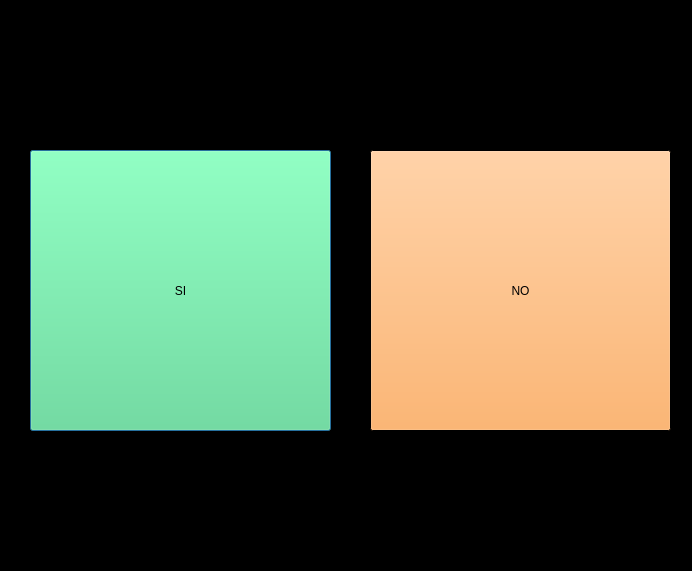
<?xml version="1.0" encoding="UTF-8"?>
<ui version="4.0">
 <class>aceptarUI</class>
 <widget class="QDialog" name="aceptarUI">
  <property name="geometry">
   <rect>
    <x>0</x>
    <y>0</y>
    <width>692</width>
    <height>571</height>
   </rect>
  </property>
  <property name="palette">
   <palette>
    <active>
     <colorrole role="Base">
      <brush brushstyle="SolidPattern">
       <color alpha="255">
        <red>255</red>
        <green>255</green>
        <blue>255</blue>
       </color>
      </brush>
     </colorrole>
     <colorrole role="Window">
      <brush brushstyle="SolidPattern">
       <color alpha="255">
        <red>0</red>
        <green>0</green>
        <blue>0</blue>
       </color>
      </brush>
     </colorrole>
    </active>
    <inactive>
     <colorrole role="Base">
      <brush brushstyle="SolidPattern">
       <color alpha="255">
        <red>255</red>
        <green>255</green>
        <blue>255</blue>
       </color>
      </brush>
     </colorrole>
     <colorrole role="Window">
      <brush brushstyle="SolidPattern">
       <color alpha="255">
        <red>0</red>
        <green>0</green>
        <blue>0</blue>
       </color>
      </brush>
     </colorrole>
    </inactive>
    <disabled>
     <colorrole role="Base">
      <brush brushstyle="SolidPattern">
       <color alpha="255">
        <red>0</red>
        <green>0</green>
        <blue>0</blue>
       </color>
      </brush>
     </colorrole>
     <colorrole role="Window">
      <brush brushstyle="SolidPattern">
       <color alpha="255">
        <red>0</red>
        <green>0</green>
        <blue>0</blue>
       </color>
      </brush>
     </colorrole>
    </disabled>
   </palette>
  </property>
  <property name="windowTitle">
   <string>Form</string>
  </property>
  <widget class="QPushButton" name="si">
   <property name="geometry">
    <rect>
     <x>30</x>
     <y>150</y>
     <width>301</width>
     <height>281</height>
    </rect>
   </property>
   <property name="palette">
    <palette>
     <active>
      <colorrole role="Button">
       <brush brushstyle="SolidPattern">
        <color alpha="255">
         <red>87</red>
         <green>227</green>
         <blue>137</blue>
        </color>
       </brush>
      </colorrole>
     </active>
     <inactive>
      <colorrole role="Button">
       <brush brushstyle="SolidPattern">
        <color alpha="255">
         <red>87</red>
         <green>227</green>
         <blue>137</blue>
        </color>
       </brush>
      </colorrole>
     </inactive>
     <disabled>
      <colorrole role="Button">
       <brush brushstyle="SolidPattern">
        <color alpha="255">
         <red>87</red>
         <green>227</green>
         <blue>137</blue>
        </color>
       </brush>
      </colorrole>
     </disabled>
    </palette>
   </property>
   <property name="text">
    <string>SI</string>
   </property>
  </widget>
  <widget class="QPushButton" name="no">
   <property name="geometry">
    <rect>
     <x>370</x>
     <y>150</y>
     <width>301</width>
     <height>281</height>
    </rect>
   </property>
   <property name="palette">
    <palette>
     <active>
      <colorrole role="Button">
       <brush brushstyle="SolidPattern">
        <color alpha="255">
         <red>255</red>
         <green>163</green>
         <blue>72</blue>
        </color>
       </brush>
      </colorrole>
     </active>
     <inactive>
      <colorrole role="Button">
       <brush brushstyle="SolidPattern">
        <color alpha="255">
         <red>255</red>
         <green>163</green>
         <blue>72</blue>
        </color>
       </brush>
      </colorrole>
     </inactive>
     <disabled>
      <colorrole role="Button">
       <brush brushstyle="SolidPattern">
        <color alpha="255">
         <red>255</red>
         <green>163</green>
         <blue>72</blue>
        </color>
       </brush>
      </colorrole>
     </disabled>
    </palette>
   </property>
   <property name="text">
    <string>NO</string>
   </property>
  </widget>
 </widget>
 <resources/>
 <connections/>
</ui>
